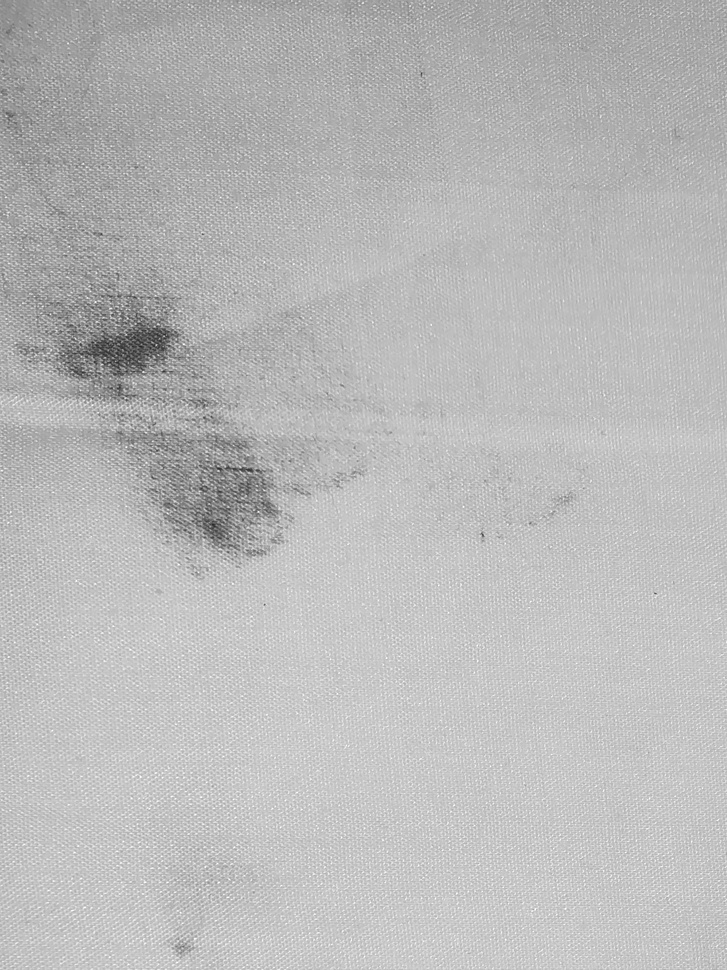
#> input picture Dataset/103.jpg, 727 x 970 px, shrunk from 1488 x 1984 before the run
$ python -i filter.py   (imports and definitions only)
#> lines starting #> are read from the running program, lines starting #| are printed output that depends on the picture; after the words box and inside, x2 and y2 are one past the last pixel; in counts of white or black regions, pixels touching at a corner belong together
import os
from ..utils import *
import cv2 as cv
import matplotlib.pyplot as plt

class Preprocessor():
    """
    Used for filtering the dataset before inputting into CNN
    """
    def __init__(self, inpath):
        """
        Preprocessor Constructor

        Args:
            inpath (str): Path of image file

        Raises:
            ImageFileNotFoundError: Raised when image is not found in the specified path
        """
#> called with inpath = '../Dataset/103.jpg'
        if not os.path.exists(inpath):
            raise ImageFileNotFoundError

        # Image source
        self.src = cv.imread(inpath)
#> self.src is the input picture: shape (970, 727, 3); min 33, max 255, mean 185.9

        # Convert to grayscale or back to bgr
        self.toGray = cv.COLOR_BGR2GRAY
        self.toBGR = cv.COLOR_GRAY2RGB

        # Values for adaptive tresholding
        self.adaptiveMethod = cv.ADAPTIVE_THRESH_GAUSSIAN_C
        self.tresholdType = cv.THRESH_BINARY
        self.tresholdMaxValue = 255
        self.tresholdBlockSize = 23
        self.C = 2

        # Gaussian Blur
        self.ksize = (45, 45)
        self.sigmaX = 0

    def filter(self):
        """
        Applies filter to the image

        Returns:
            image: Filtered Image
        """
        self.image = self.src
        self.image = self._gray(self.image)
        self.image = self._treshold(self.image)
        self.image = self._grayTobgr(self.image)

        return self.image

    def display(self):
        """
        Displays filtered and original images using matplotlib
        """
        # Apply filter Before plotting
        self.filter()

        # plot both original and filtererd images
        plt.subplot(121),plt.imshow(cv.cvtColor(self.src , cv.COLOR_BGR2RGB)),plt.title('Original'),plt.xticks([]),plt.yticks([])
        plt.subplot(122),plt.imshow(cv.cvtColor(self.image, cv.COLOR_BGR2RGB)),plt.title('Filtered'),plt.xticks([]),plt.yticks([])
        plt.show()

    def _gray(self, img):
        """
        Convert BGR image to grayscale and apply Gaussian Blur

        Args:
            img (cv2 image): Image to be converted

        Raises:
            ImageProcessingError: Raises when failed to process the image

        Returns:
            cv2 image: filtered image
        """
        try:
            gray = cv.cvtColor(img, self.toGray)
            blur = cv.GaussianBlur(gray, self.ksize, self.sigmaX)
        except:
            raise ImageProcessingError("Error in Preprocessor._gray method")
        else:
            return blur

    def _grayTobgr(self, img):
        """
        Convert grayscale image to BGR

        Args:
            img (cv2 image): Image to be converted

        Raises:
            ImageProcessingError: Raises when failed to process the image

        Returns:
            cv2 image: filtered image
        """
        try:
            converted = cv.cvtColor(img, self.toBGR)
        except:
            raise ImageProcessingError("Error in Preprocessor._grayTobgr method")
        else:
            return converted

    def _treshold(self, img):
        """
        Uses Adaptive Tresholding to filter photo

        Args:
            img (cv2 image): Image to be converted(grayscale)

        Raises:
            ImageProcessingError: Raises when failed to process the image

        Returns:
            cv2 image: filtered image
        """
        try:
            tresholdimage = cv.adaptiveThreshold(img, self.tresholdMaxValue,
                                            self.adaptiveMethod, self.tresholdType,
                                            self.tresholdBlockSize, self.C)
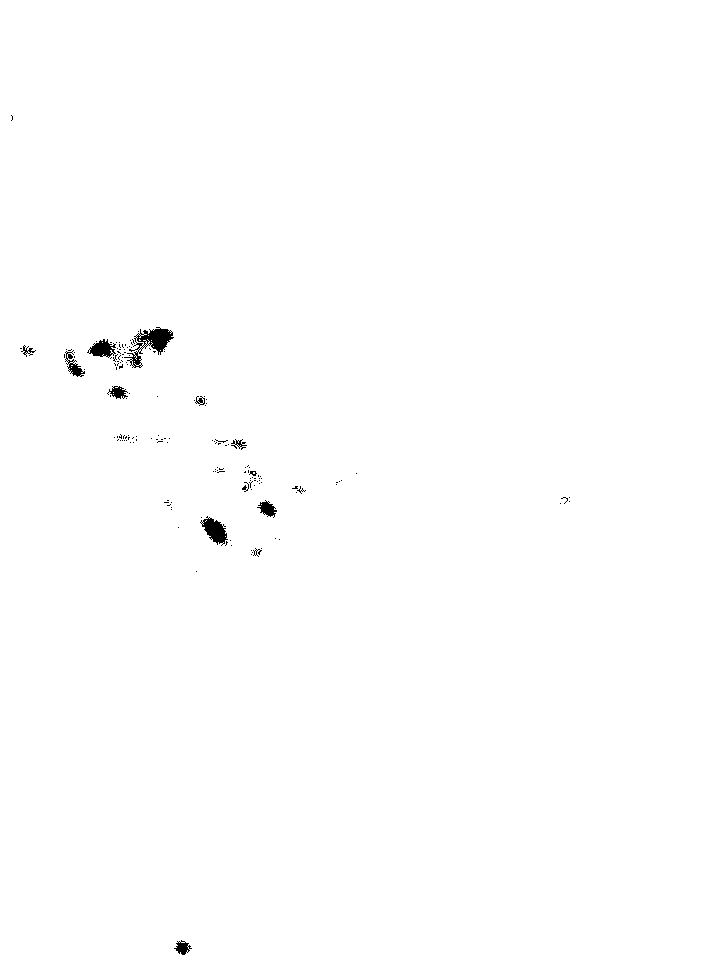
#> tresholdimage: shape (970, 727); 99.6% white; 157 black regions (144 under 20 px), largest, box (x1, y1, x2, y2) and area: (124, 327, 174, 368) 705, (200, 516, 228, 546) 420, (87, 339, 116, 358) 308
        except:
            raise ImageProcessingError("Error in Preprocessor._treshold method")
        else:
            return tresholdimage

>>> result = Preprocessor('../Dataset/103.jpg').display()
#> in display, `plt.show()`:
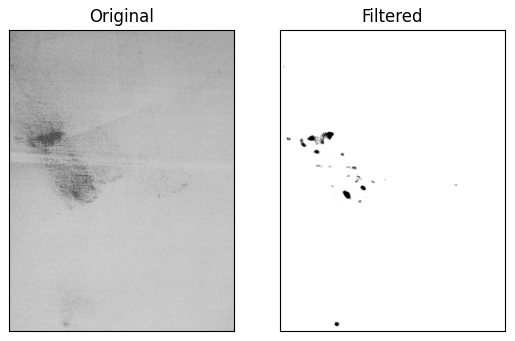
#> figure drawn by matplotlib, 2 panels

$ run again, on Dataset/104.jpg
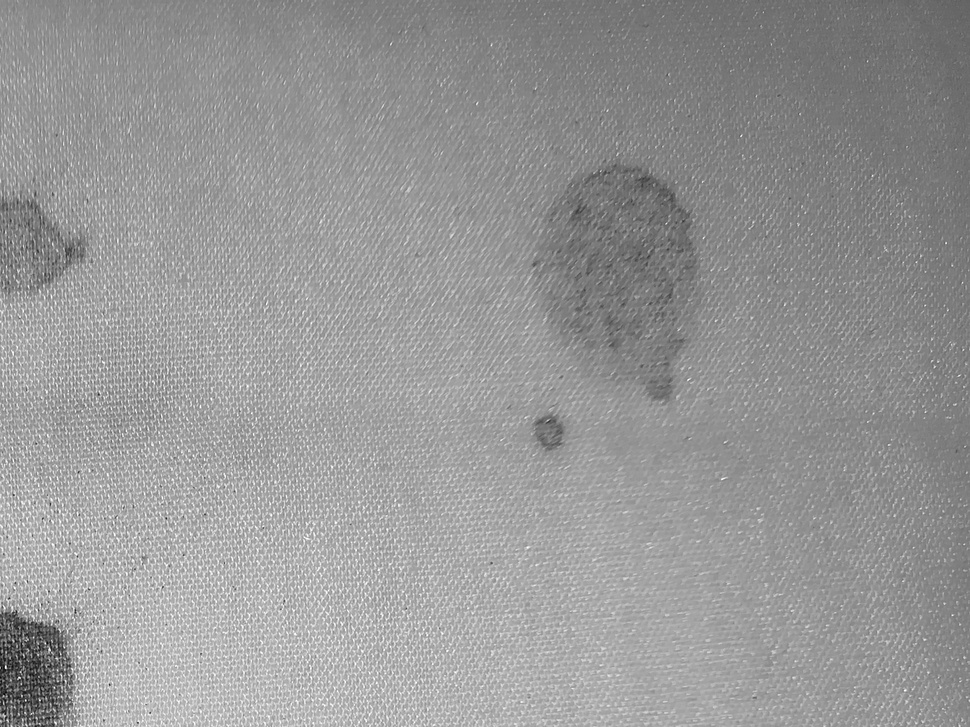
#> input picture Dataset/104.jpg, 970 x 727 px, shrunk from 1984 x 1488 before the run
#> in __init__, self.src is the input picture: shape (727, 970, 3); min 2, max 255, mean 150.9
#> in _treshold, `tresholdimage = cv.adaptiveThreshold(img, self.tresholdMaxValue, self...`:
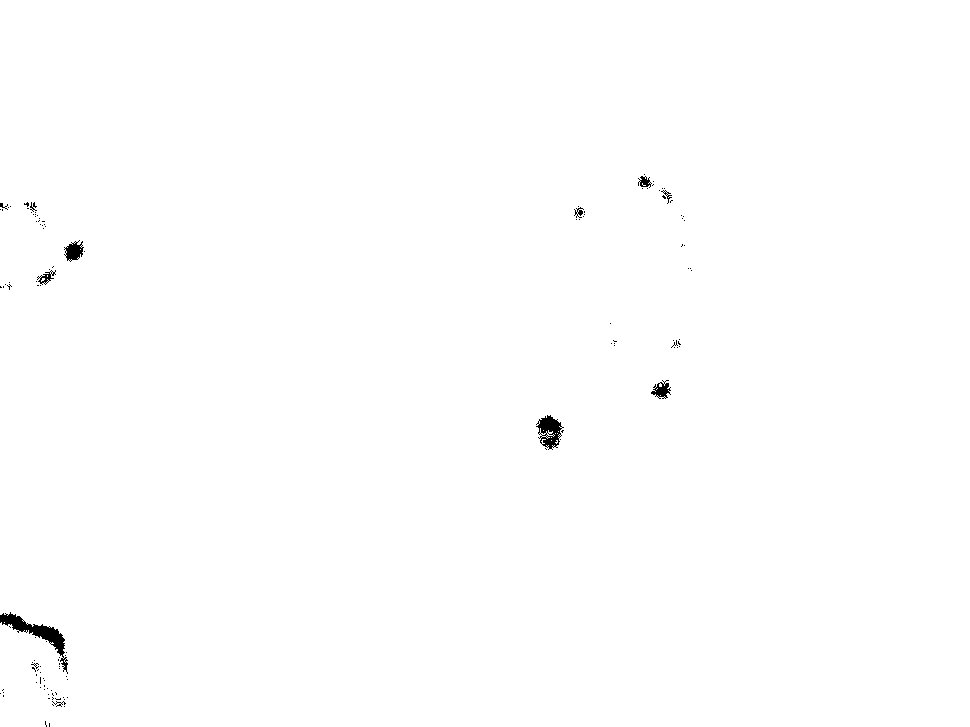
#> tresholdimage: shape (727, 970); 99.6% white; 129 black regions (118 under 20 px), largest, box (x1, y1, x2, y2) and area: (0, 612, 68, 674) 904, (536, 415, 564, 450) 516, (64, 240, 84, 262) 254
#> in display, `plt.show()`:
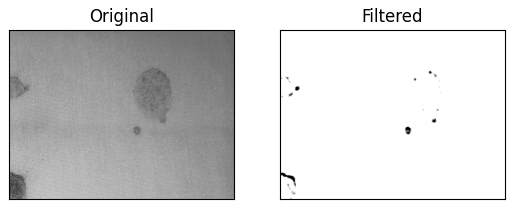
#> figure drawn by matplotlib, 2 panels

$ run again, on Dataset/106.jpg
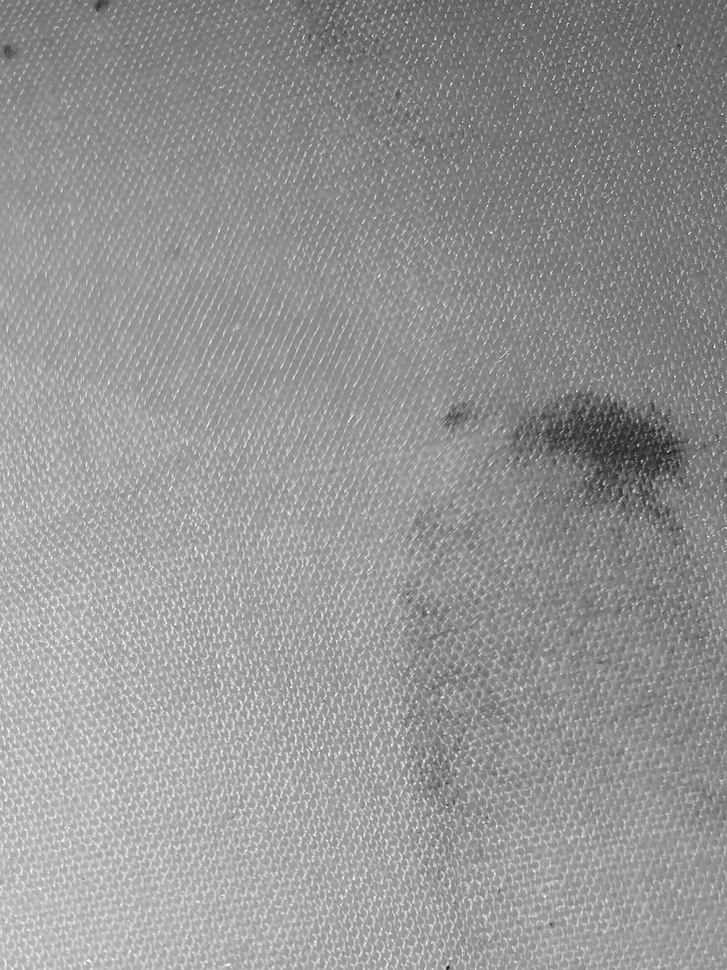
#> input picture Dataset/106.jpg, 727 x 970 px, shrunk from 1488 x 1984 before the run
#> in __init__, self.src is the input picture: shape (970, 727, 3); min 14, max 255, mean 148.3
#> in _treshold, `tresholdimage = cv.adaptiveThreshold(img, self.tresholdMaxValue, self...`:
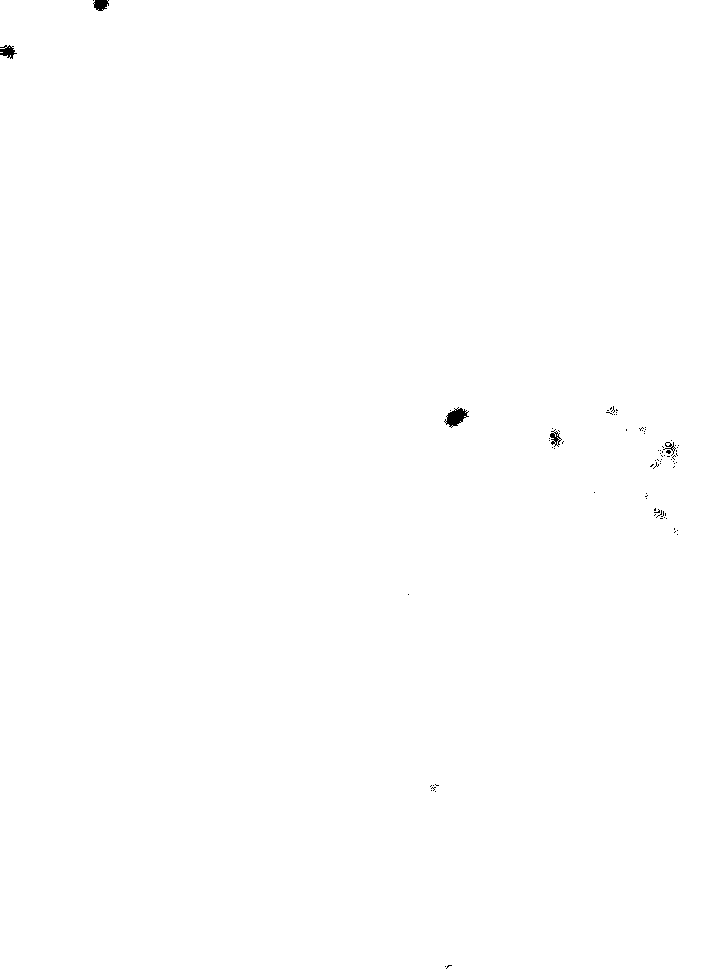
#> tresholdimage: shape (970, 727); 99.9% white; 83 black regions (78 under 20 px), largest, box (x1, y1, x2, y2) and area: (444, 407, 469, 428) 268, (0, 45, 17, 59) 133, (93, 0, 109, 11) 129, (550, 429, 562, 447) 94, (663, 442, 676, 456) 49
#> in display, `plt.show()`:
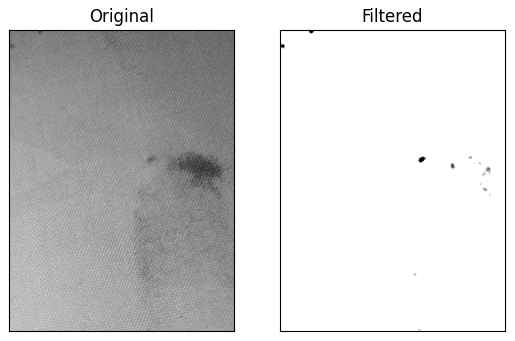
#> figure drawn by matplotlib, 2 panels

$ run again, on Dataset/111.jpg
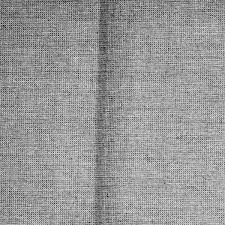
#> input picture Dataset/111.jpg, 225 x 225 px
#> in __init__, self.src is the input picture: shape (225, 225, 3); min 0, max 246, mean 152.3
#> in _treshold, `tresholdimage = cv.adaptiveThreshold(img, self.tresholdMaxValue, self...`:
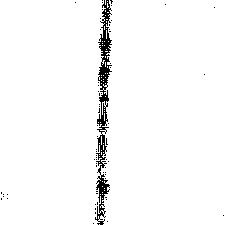
#> tresholdimage: shape (225, 225); 97.2% white; black in thin lines or dots
#> converted: shape (225, 225, 3); 97.2% white; black in thin lines or dots
#> in display, `plt.show()`:
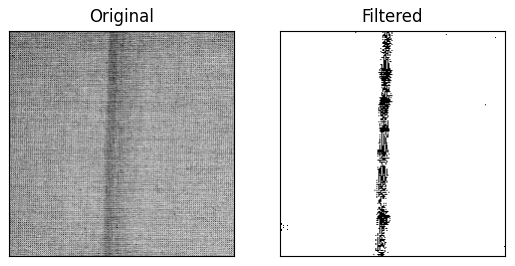
#> figure drawn by matplotlib, 2 panels
